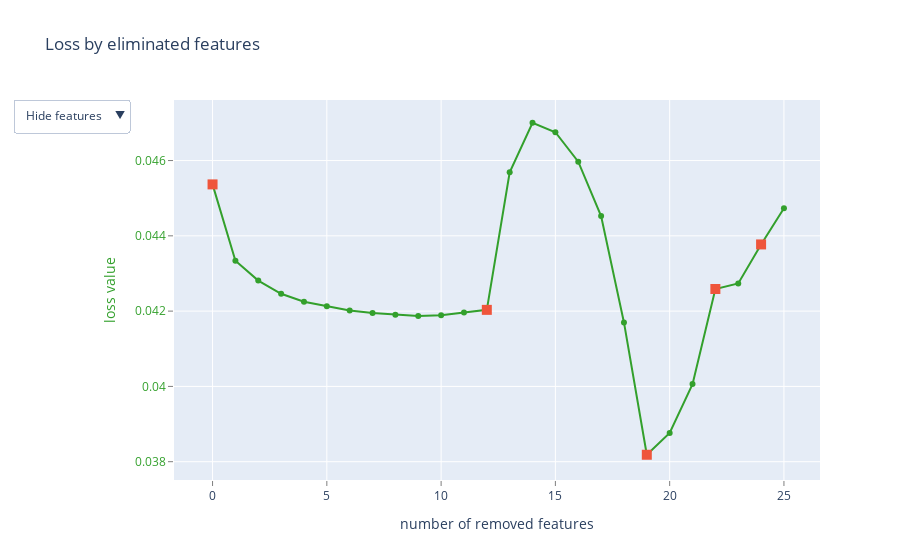
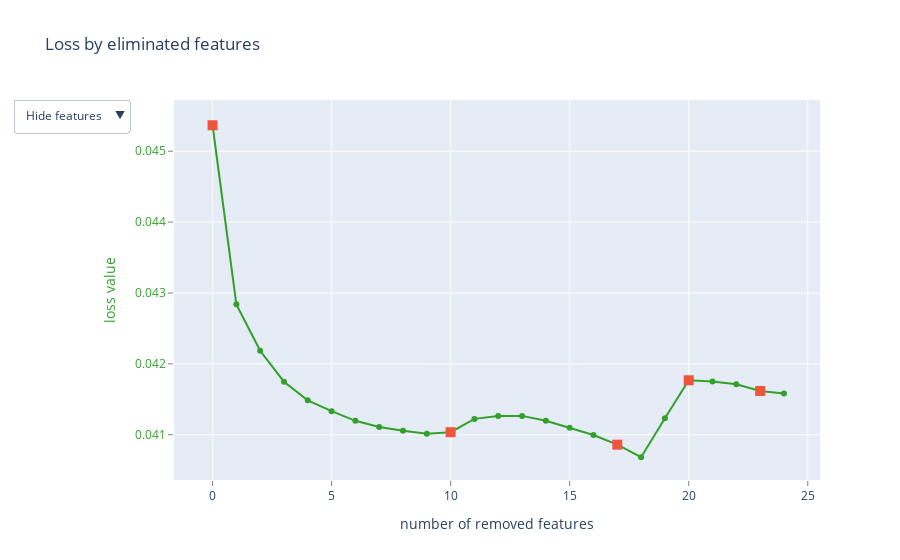
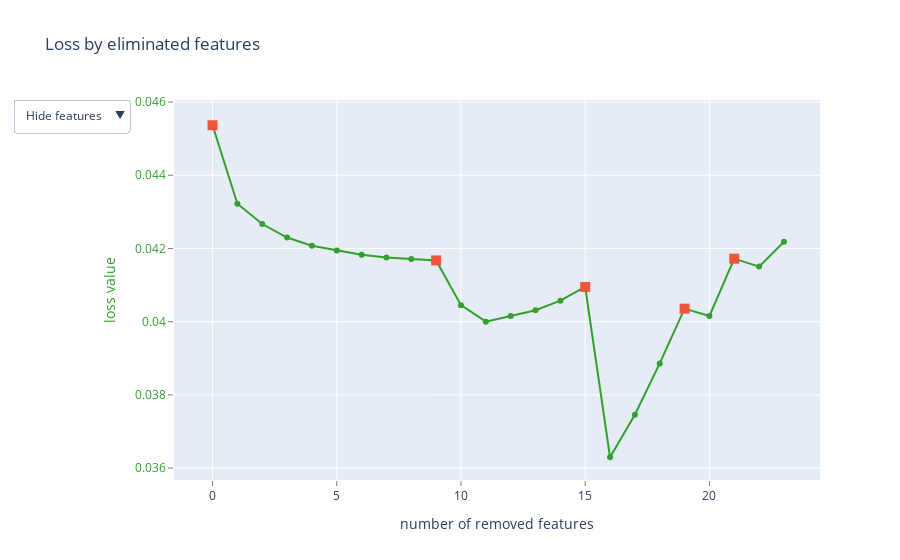
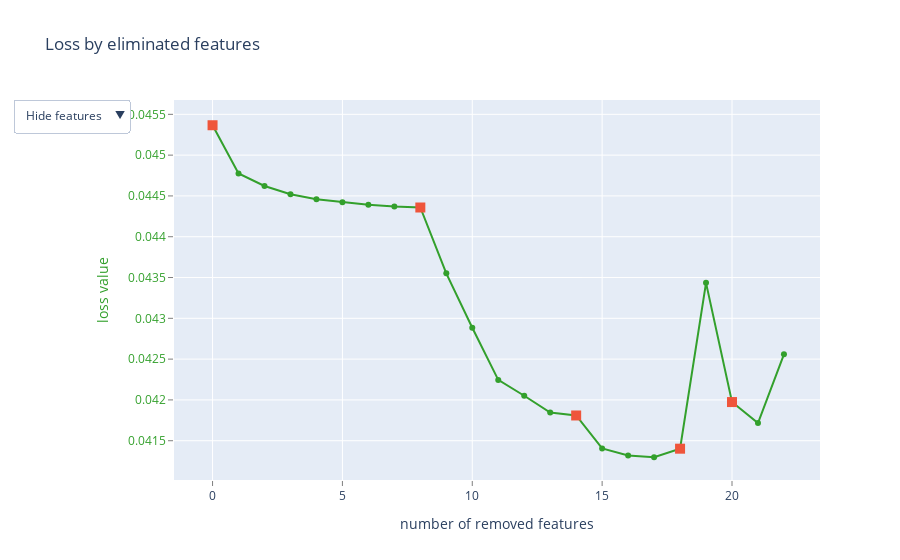

These figures' notebook cell, in order:
### Code cell
from catboost import CatBoostRegressor

res = []

for x in range(1,25):
    regressor = CatBoostRegressor(eval_metric='RMSE', 
                                iterations = 100,
                                random_state = 1
                                )

    X_train, X_test, y_train, y_test = train_test_split(dfX, y, test_size=0.2, random_state=1)

    X_train, X_val, y_train, y_val = train_test_split(X_train, y_train, test_size=0.25, random_state=1) 

    rfe_dict = regressor.select_features(X = X_train, 
                                        y = y_train, 
                                        eval_set = (X_val,y_val), 
                                        features_for_select = '0-25', 
                                        num_features_to_select = x, 
                                        steps = 5, 
                                        verbose = False,
                                        train_final_model = False, 
                                        plot = True 
                                        )
    res.append(rfe_dict['selected_features_names'])

### Figure 1 — Plotly figure (JSON) as saved in the notebook; plotly's stock layout.template omitted (floating-point values rounded to 4 significant figures)
{"data": [{"line": {"color": "rgb(51,160,44)"}, "mode": "lines+markers", "name": "", "text": ["", "pendidikan_SMA", "Laju Pertumbuhan", "TK", "Literate", "Persentase Kemiskinan", "SMK", "Universitas", "TPAK", "APM SMP", "Sentiment", "pendidikan_Universitas", "Umur Squared", "pendidikan_SD", "SMA", "APM SD", "Weighted Sentiment", "SMP", "Laki", "Umur", "Perempuan", "APM SMA", "pendidikan_SMP", "Pengeluaran Bulanan", "Indeks Pembangunan Manusia", "DPT"], "type": "scatter", "x": [0, 1, 2, 3, 4, 5, 6, 7, 8, 9, 10, 11, 12, 13, 14, 15, 16, 17, 18, 19, 20, 21, 22, 23, 24, 25], "y": [0.04537, 0.04334, 0.04281, 0.04246, 0.04225, 0.04213, 0.04202, 0.04195, 0.0419, 0.04187, 0.04189, 0.04196, 0.04203, 0.04569, 0.047, 0.04675, 0.04597, 0.04452, 0.0417, 0.03818, 0.03876, 0.04006, 0.04259, 0.04274, 0.04377, 0.04473]}, {"marker": {"size": 10, "symbol": "square"}, "mode": "markers", "name": "", "text": ["", "Umur Squared", "Umur", "pendidikan_SMP", "Indeks Pembangunan Manusia"], "type": "scatter", "x": [0, 12, 19, 22, 24], "y": [0.04537, 0.04203, 0.03818, 0.04259, 0.04377]}, {"mode": "text", "name": "", "text": ["", "12", "0", "14", "8", "21", "18", "19", "9", "6", "24", "13", "4", "10", "17", "5", "25", "16", "1", "3", "2", "7", "11", "20", "22", "23"], "textfont": {"color": "rgb(51,160,44)", "family": "sans serif", "size": 18}, "textposition": "bottom center", "type": "scatter", "visible": false, "x": [0, 1, 2, 3, 4, 5, 6, 7, 8, 9, 10, 11, 12, 13, 14, 15, 16, 17, 18, 19, 20, 21, 22, 23, 24, 25], "y": [0.04537, 0.04334, 0.04281, 0.04246, 0.04225, 0.04213, 0.04202, 0.04195, 0.0419, 0.04187, 0.04189, 0.04196, 0.04203, 0.04569, 0.047, 0.04675, 0.04597, 0.04452, 0.0417, 0.03818, 0.03876, 0.04006, 0.04259, 0.04274, 0.04377, 0.04473]}, {"mode": "text", "name": "", "text": ["", "pendidikan_SMA", "Laju Pertumbuhan", "TK", "Literate", "Persentase Kemiskinan", "SMK", "Universitas", "TPAK", "APM SMP", "Sentiment", "pendidikan_Universitas", "Umur Squared", "pendidikan_SD", "SMA", "APM SD", "Weighted Sentiment", "SMP", "Laki", "Umur", "Perempuan", "APM SMA", "pendidikan_SMP", "Pengeluaran Bulanan", "Indeks Pembangunan Manusia", "DPT"], "textfont": {"color": "rgb(51,160,44)", "family": "sans serif", "size": 18}, "textposition": "bottom center", "type": "scatter", "visible": false, "x": [0, 1, 2, 3, 4, 5, 6, 7, 8, 9, 10, 11, 12, 13, 14, 15, 16, 17, 18, 19, 20, 21, 22, 23, 24, 25], "y": [0.04537, 0.04334, 0.04281, 0.04246, 0.04225, 0.04213, 0.04202, 0.04195, 0.0419, 0.04187, 0.04189, 0.04196, 0.04203, 0.04569, 0.047, 0.04675, 0.04597, 0.04452, 0.0417, 0.03818, 0.03876, 0.04006, 0.04259, 0.04274, 0.04377, 0.04473]}], "layout": {"showlegend": false, "title": {"text": "Loss by eliminated features"}, "updatemenus": [{"active": 0, "buttons": [{"args": [{"visible": [true, true, false, false]}], "label": "Hide features", "method": "update"}, {"args": [{"visible": [true, true, true, false]}], "label": "Show indices", "method": "update"}, {"args": [{"visible": [true, true, false, true]}], "label": "Show names", "method": "update"}], "pad": {"r": 10, "t": 10}, "showactive": true, "x": -0.25, "xanchor": "left", "y": 1.03, "yanchor": "top"}], "xaxis": {"gridcolor": "rgb(255,255,255)", "showgrid": true, "showline": false, "showticklabels": true, "tickcolor": "rgb(127,127,127)", "ticks": "outside", "title": {"text": "number of removed features"}, "zeroline": false}, "yaxis": {"gridcolor": "rgb(255,255,255)", "showgrid": true, "showline": false, "showticklabels": true, "tickcolor": "rgb(127,127,127)", "tickfont": {"color": "rgb(51,160,44)"}, "ticks": "outside", "title": {"font": {"color": "rgb(51,160,44)"}, "text": "loss value"}, "zeroline": false}}}

### Figure 2 — Plotly figure (JSON) as saved in the notebook; plotly's stock layout.template omitted (floating-point values rounded to 4 significant figures)
{"data": [{"line": {"color": "rgb(51,160,44)"}, "mode": "lines+markers", "name": "", "text": ["", "pendidikan_SMA", "Laju Pertumbuhan", "TK", "Literate", "Persentase Kemiskinan", "SMK", "Universitas", "TPAK", "APM SMP", "Sentiment", "pendidikan_Universitas", "SMA", "Weighted Sentiment", "SMP", "APM SD", "pendidikan_SD", "Laki", "Umur", "APM SMA", "Umur Squared", "Perempuan", "pendidikan_SMP", "Indeks Pembangunan Manusia", "Pengeluaran Bulanan"], "type": "scatter", "x": [0, 1, 2, 3, 4, 5, 6, 7, 8, 9, 10, 11, 12, 13, 14, 15, 16, 17, 18, 19, 20, 21, 22, 23, 24], "y": [0.04537, 0.04284, 0.04218, 0.04175, 0.04148, 0.04133, 0.0412, 0.04111, 0.04106, 0.04101, 0.04104, 0.04122, 0.04126, 0.04127, 0.0412, 0.0411, 0.041, 0.04086, 0.04068, 0.04123, 0.04177, 0.04175, 0.04171, 0.04162, 0.04158]}, {"marker": {"size": 10, "symbol": "square"}, "mode": "markers", "name": "", "text": ["", "Sentiment", "Laki", "Umur Squared", "Indeks Pembangunan Manusia"], "type": "scatter", "x": [0, 10, 17, 20, 23], "y": [0.04537, 0.04104, 0.04086, 0.04177, 0.04162]}, {"mode": "text", "name": "", "text": ["", "12", "0", "14", "8", "21", "18", "19", "9", "6", "24", "13", "17", "25", "16", "5", "10", "1", "3", "7", "4", "2", "11", "22", "20"], "textfont": {"color": "rgb(51,160,44)", "family": "sans serif", "size": 18}, "textposition": "bottom center", "type": "scatter", "visible": false, "x": [0, 1, 2, 3, 4, 5, 6, 7, 8, 9, 10, 11, 12, 13, 14, 15, 16, 17, 18, 19, 20, 21, 22, 23, 24], "y": [0.04537, 0.04284, 0.04218, 0.04175, 0.04148, 0.04133, 0.0412, 0.04111, 0.04106, 0.04101, 0.04104, 0.04122, 0.04126, 0.04127, 0.0412, 0.0411, 0.041, 0.04086, 0.04068, 0.04123, 0.04177, 0.04175, 0.04171, 0.04162, 0.04158]}, {"mode": "text", "name": "", "text": ["", "pendidikan_SMA", "Laju Pertumbuhan", "TK", "Literate", "Persentase Kemiskinan", "SMK", "Universitas", "TPAK", "APM SMP", "Sentiment", "pendidikan_Universitas", "SMA", "Weighted Sentiment", "SMP", "APM SD", "pendidikan_SD", "Laki", "Umur", "APM SMA", "Umur Squared", "Perempuan", "pendidikan_SMP", "Indeks Pembangunan Manusia", "Pengeluaran Bulanan"], "textfont": {"color": "rgb(51,160,44)", "family": "sans serif", "size": 18}, "textposition": "bottom center", "type": "scatter", "visible": false, "x": [0, 1, 2, 3, 4, 5, 6, 7, 8, 9, 10, 11, 12, 13, 14, 15, 16, 17, 18, 19, 20, 21, 22, 23, 24], "y": [0.04537, 0.04284, 0.04218, 0.04175, 0.04148, 0.04133, 0.0412, 0.04111, 0.04106, 0.04101, 0.04104, 0.04122, 0.04126, 0.04127, 0.0412, 0.0411, 0.041, 0.04086, 0.04068, 0.04123, 0.04177, 0.04175, 0.04171, 0.04162, 0.04158]}], "layout": {"showlegend": false, "title": {"text": "Loss by eliminated features"}, "updatemenus": [{"active": 0, "buttons": [{"args": [{"visible": [true, true, false, false]}], "label": "Hide features", "method": "update"}, {"args": [{"visible": [true, true, true, false]}], "label": "Show indices", "method": "update"}, {"args": [{"visible": [true, true, false, true]}], "label": "Show names", "method": "update"}], "pad": {"r": 10, "t": 10}, "showactive": true, "x": -0.25, "xanchor": "left", "y": 1.03, "yanchor": "top"}], "xaxis": {"gridcolor": "rgb(255,255,255)", "showgrid": true, "showline": false, "showticklabels": true, "tickcolor": "rgb(127,127,127)", "ticks": "outside", "title": {"text": "number of removed features"}, "zeroline": false}, "yaxis": {"gridcolor": "rgb(255,255,255)", "showgrid": true, "showline": false, "showticklabels": true, "tickcolor": "rgb(127,127,127)", "tickfont": {"color": "rgb(51,160,44)"}, "ticks": "outside", "title": {"font": {"color": "rgb(51,160,44)"}, "text": "loss value"}, "zeroline": false}}}

### Figure 3 — Plotly figure (JSON) as saved in the notebook; plotly's stock layout.template omitted (floating-point values rounded to 4 significant figures)
{"data": [{"line": {"color": "rgb(51,160,44)"}, "mode": "lines+markers", "name": "", "text": ["", "pendidikan_SMA", "Laju Pertumbuhan", "TK", "Literate", "Persentase Kemiskinan", "SMK", "Universitas", "TPAK", "APM SMP", "SMA", "pendidikan_Universitas", "Umur", "pendidikan_SMP", "Sentiment", "Weighted Sentiment", "pendidikan_SD", "SMP", "APM SD", "Indeks Pembangunan Manusia", "APM SMA", "Perempuan", "Pengeluaran Bulanan", "DPT"], "type": "scatter", "x": [0, 1, 2, 3, 4, 5, 6, 7, 8, 9, 10, 11, 12, 13, 14, 15, 16, 17, 18, 19, 20, 21, 22, 23], "y": [0.04537, 0.04322, 0.04267, 0.0423, 0.04207, 0.04194, 0.04183, 0.04176, 0.04171, 0.04167, 0.04045, 0.04, 0.04015, 0.04031, 0.04057, 0.04095, 0.0363, 0.03746, 0.03886, 0.04036, 0.04015, 0.04172, 0.0415, 0.04218]}, {"marker": {"size": 10, "symbol": "square"}, "mode": "markers", "name": "", "text": ["", "APM SMP", "Weighted Sentiment", "Indeks Pembangunan Manusia", "Perempuan"], "type": "scatter", "x": [0, 9, 15, 19, 21], "y": [0.04537, 0.04167, 0.04095, 0.04036, 0.04172]}, {"mode": "text", "name": "", "text": ["", "12", "0", "14", "8", "21", "18", "19", "9", "6", "17", "13", "3", "11", "24", "25", "10", "16", "5", "22", "7", "2", "20", "23"], "textfont": {"color": "rgb(51,160,44)", "family": "sans serif", "size": 18}, "textposition": "bottom center", "type": "scatter", "visible": false, "x": [0, 1, 2, 3, 4, 5, 6, 7, 8, 9, 10, 11, 12, 13, 14, 15, 16, 17, 18, 19, 20, 21, 22, 23], "y": [0.04537, 0.04322, 0.04267, 0.0423, 0.04207, 0.04194, 0.04183, 0.04176, 0.04171, 0.04167, 0.04045, 0.04, 0.04015, 0.04031, 0.04057, 0.04095, 0.0363, 0.03746, 0.03886, 0.04036, 0.04015, 0.04172, 0.0415, 0.04218]}, {"mode": "text", "name": "", "text": ["", "pendidikan_SMA", "Laju Pertumbuhan", "TK", "Literate", "Persentase Kemiskinan", "SMK", "Universitas", "TPAK", "APM SMP", "SMA", "pendidikan_Universitas", "Umur", "pendidikan_SMP", "Sentiment", "Weighted Sentiment", "pendidikan_SD", "SMP", "APM SD", "Indeks Pembangunan Manusia", "APM SMA", "Perempuan", "Pengeluaran Bulanan", "DPT"], "textfont": {"color": "rgb(51,160,44)", "family": "sans serif", "size": 18}, "textposition": "bottom center", "type": "scatter", "visible": false, "x": [0, 1, 2, 3, 4, 5, 6, 7, 8, 9, 10, 11, 12, 13, 14, 15, 16, 17, 18, 19, 20, 21, 22, 23], "y": [0.04537, 0.04322, 0.04267, 0.0423, 0.04207, 0.04194, 0.04183, 0.04176, 0.04171, 0.04167, 0.04045, 0.04, 0.04015, 0.04031, 0.04057, 0.04095, 0.0363, 0.03746, 0.03886, 0.04036, 0.04015, 0.04172, 0.0415, 0.04218]}], "layout": {"showlegend": false, "title": {"text": "Loss by eliminated features"}, "updatemenus": [{"active": 0, "buttons": [{"args": [{"visible": [true, true, false, false]}], "label": "Hide features", "method": "update"}, {"args": [{"visible": [true, true, true, false]}], "label": "Show indices", "method": "update"}, {"args": [{"visible": [true, true, false, true]}], "label": "Show names", "method": "update"}], "pad": {"r": 10, "t": 10}, "showactive": true, "x": -0.25, "xanchor": "left", "y": 1.03, "yanchor": "top"}], "xaxis": {"gridcolor": "rgb(255,255,255)", "showgrid": true, "showline": false, "showticklabels": true, "tickcolor": "rgb(127,127,127)", "ticks": "outside", "title": {"text": "number of removed features"}, "zeroline": false}, "yaxis": {"gridcolor": "rgb(255,255,255)", "showgrid": true, "showline": false, "showticklabels": true, "tickcolor": "rgb(127,127,127)", "tickfont": {"color": "rgb(51,160,44)"}, "ticks": "outside", "title": {"font": {"color": "rgb(51,160,44)"}, "text": "loss value"}, "zeroline": false}}}

### Figure 4 — Plotly figure (JSON) as saved in the notebook; plotly's stock layout.template omitted (floating-point values rounded to 4 significant figures)
{"data": [{"line": {"color": "rgb(51,160,44)"}, "mode": "lines+markers", "name": "", "text": ["", "pendidikan_SMA", "Laju Pertumbuhan", "TK", "Literate", "Persentase Kemiskinan", "SMK", "Universitas", "TPAK", "pendidikan_SD", "Weighted Sentiment", "Umur", "Sentiment", "pendidikan_SMP", "APM SMA", "SMA", "SMP", "APM SD", "pendidikan_Universitas", "APM SMP", "Pengeluaran Bulanan", "Laki", "DPT"], "type": "scatter", "x": [0, 1, 2, 3, 4, 5, 6, 7, 8, 9, 10, 11, 12, 13, 14, 15, 16, 17, 18, 19, 20, 21, 22], "y": [0.04537, 0.04478, 0.04462, 0.04452, 0.04446, 0.04442, 0.04439, 0.04437, 0.04436, 0.04355, 0.04288, 0.04225, 0.04205, 0.04185, 0.04181, 0.04141, 0.04132, 0.0413, 0.0414, 0.04343, 0.04197, 0.04172, 0.04256]}, {"marker": {"size": 10, "symbol": "square"}, "mode": "markers", "name": "", "text": ["", "TPAK", "APM SMA", "pendidikan_Universitas", "Pengeluaran Bulanan"], "type": "scatter", "x": [0, 8, 14, 18, 20], "y": [0.04537, 0.04436, 0.04181, 0.0414, 0.04197]}, {"mode": "text", "name": "", "text": ["", "12", "0", "14", "8", "21", "18", "19", "9", "10", "25", "3", "24", "11", "7", "17", "16", "5", "13", "6", "20", "1", "23"], "textfont": {"color": "rgb(51,160,44)", "family": "sans serif", "size": 18}, "textposition": "bottom center", "type": "scatter", "visible": false, "x": [0, 1, 2, 3, 4, 5, 6, 7, 8, 9, 10, 11, 12, 13, 14, 15, 16, 17, 18, 19, 20, 21, 22], "y": [0.04537, 0.04478, 0.04462, 0.04452, 0.04446, 0.04442, 0.04439, 0.04437, 0.04436, 0.04355, 0.04288, 0.04225, 0.04205, 0.04185, 0.04181, 0.04141, 0.04132, 0.0413, 0.0414, 0.04343, 0.04197, 0.04172, 0.04256]}, {"mode": "text", "name": "", "text": ["", "pendidikan_SMA", "Laju Pertumbuhan", "TK", "Literate", "Persentase Kemiskinan", "SMK", "Universitas", "TPAK", "pendidikan_SD", "Weighted Sentiment", "Umur", "Sentiment", "pendidikan_SMP", "APM SMA", "SMA", "SMP", "APM SD", "pendidikan_Universitas", "APM SMP", "Pengeluaran Bulanan", "Laki", "DPT"], "textfont": {"color": "rgb(51,160,44)", "family": "sans serif", "size": 18}, "textposition": "bottom center", "type": "scatter", "visible": false, "x": [0, 1, 2, 3, 4, 5, 6, 7, 8, 9, 10, 11, 12, 13, 14, 15, 16, 17, 18, 19, 20, 21, 22], "y": [0.04537, 0.04478, 0.04462, 0.04452, 0.04446, 0.04442, 0.04439, 0.04437, 0.04436, 0.04355, 0.04288, 0.04225, 0.04205, 0.04185, 0.04181, 0.04141, 0.04132, 0.0413, 0.0414, 0.04343, 0.04197, 0.04172, 0.04256]}], "layout": {"showlegend": false, "title": {"text": "Loss by eliminated features"}, "updatemenus": [{"active": 0, "buttons": [{"args": [{"visible": [true, true, false, false]}], "label": "Hide features", "method": "update"}, {"args": [{"visible": [true, true, true, false]}], "label": "Show indices", "method": "update"}, {"args": [{"visible": [true, true, false, true]}], "label": "Show names", "method": "update"}], "pad": {"r": 10, "t": 10}, "showactive": true, "x": -0.25, "xanchor": "left", "y": 1.03, "yanchor": "top"}], "xaxis": {"gridcolor": "rgb(255,255,255)", "showgrid": true, "showline": false, "showticklabels": true, "tickcolor": "rgb(127,127,127)", "ticks": "outside", "title": {"text": "number of removed features"}, "zeroline": false}, "yaxis": {"gridcolor": "rgb(255,255,255)", "showgrid": true, "showline": false, "showticklabels": true, "tickcolor": "rgb(127,127,127)", "tickfont": {"color": "rgb(51,160,44)"}, "ticks": "outside", "title": {"font": {"color": "rgb(51,160,44)"}, "text": "loss value"}, "zeroline": false}}}
